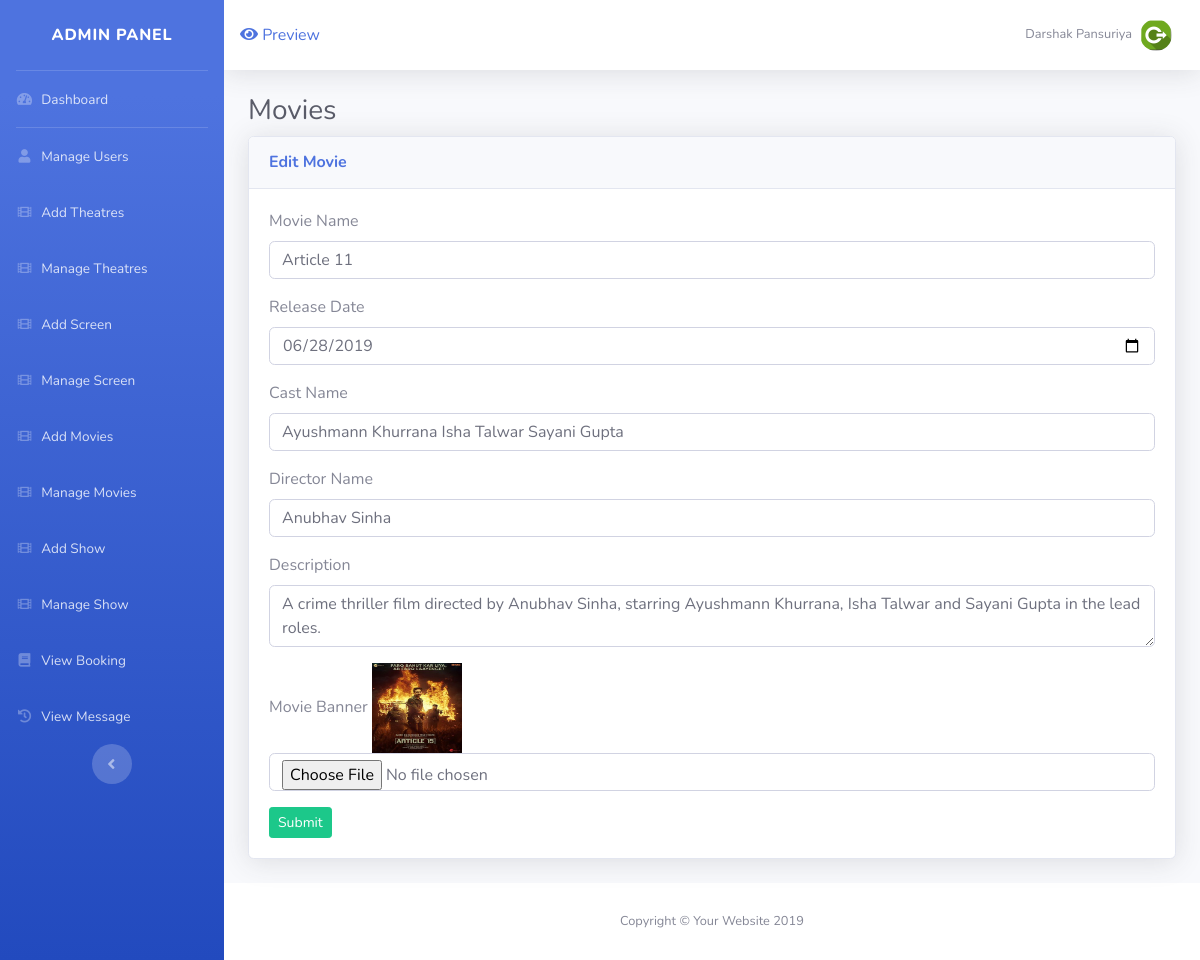
Page /admin/movie_edit.php?id=16&ed=value (signed in) on the committed database.
### tables this page shows
CREATE TABLE `movies` (
  `m_id` int(4) NOT NULL,
  `m_nm` varchar(40) NOT NULL,
  `m_date` varchar(40) NOT NULL,
  `m_cnm` varchar(200) NOT NULL,
  `m_dnm` varchar(200) NOT NULL,
  `m_des` longtext NOT NULL,
  `m_banner` varchar(200) NOT NULL,
  `m_shw` int(1) NOT NULL DEFAULT 0
);

### Models/Movie.php (called while the page is built, shortened)
<?php
class Movie {
private $movie_id;
private $movie_name;
private $movie_date;
private $movie_cast;
private $movie_d;
private $movie_director;
private $movie_banner;
public function __construct($id=-1) {
    if($id != -1){
    include("../include/config.php");
    $sq="select *  from movies where m_id=$id ";
	$res=mysqli_query($con,$sq);
	$row=mysqli_fetch_assoc($res);
    $this->movie_id=$id;
    $this->movie_name = $row['m_nm'];
    $this->movie_date = $row['m_date'];
    $this->movie_cast = $row['m_cnm'];
    $this->movie_director = $row['m_dnm'];
    $this->movie_d = isset($row['m_des']) ? $row['m_des'] : null;
    $this->movie_banner = $row['m_banner'];
}
}
public function getMovieId() {
    return $this->movie_id;
}
public function getMovieName() {
    return $this->movie_name;
}
public function getMovieDate() {
    return $this->movie_date;
}
public function getMovieCast() {
    return $this->movie_cast;
}
public function getMovieDirector() {
    return $this->movie_director;
}
public function getMovieDescription() {
    return $this->movie_d;
}
public function getMovieBanner() {
    return $this->movie_banner;
}
}
?>

### admin/movie_edit.php (the view, shortened to what this page needs)
<?php
	include("include/header.php");
	include("../include/config.php");
	include("../Models/Movie.php");
	$id=$_GET['id'];
	$movie_ed=new Movie($id);
?>
<div class="container-fluid">
  <h1 class="h3 mb-2 text-gray-800">Movies</h1>
  <div class="card shadow mb-4">
	<div class="card-header py-3">
	  <h6 class="m-0 font-weight-bold text-primary">Edit Movie</h6>
	</div>
	<div class="card-body">
		<form action="../Models/Movie.php?ed=1&bd=<?php echo $movie_ed->getMovieId(); ?>" method="post" enctype="multipart/form-data">
			<div class="form-group">
				<label>Movie Name </label>
				<input type="text" class="form-control" name="mnm" value="<?php echo  $movie_ed->getMovieName(); ?>" required>
			</div>
			<div class="form-group">
				<label>Release Date</label>
				<input type="date" class="form-control" name="rdate" value="<?php echo $movie_ed->getMovieDate(); ?>" required>
			</div>
			<div class="form-group">
				<label>Cast Name</label>
				<input type="text" class="form-control" name="cnm" value="<?php echo $movie_ed->getMovieCast(); ?>" required>
			</div>
			<div class="form-group">
				<label>Director Name</label>
				<input type="text" class="form-control" name="dnm" value="<?php echo $movie_ed->getMovieDirector(); ?>" required>
			</div>
			<div class="form-group">
				<label>Description</label>
				<textarea class="form-control" name="des" required><?php echo $movie_ed->getMovieDescription(); ?>    </textarea>
			</div>
			<div class="form-group">
				<label>Movie Banner</label>
				<img src="../upload/<?php echo $movie_ed->getMovieBanner(); ?>" width="90px" height="90px">
				<input type="file" class="form-control" name="banner" value="<?php echo $movie_ed->getMovieBanner(); ?>" required>
			</div>
			<input type="submit" class="btn btn-success btn-sm" value="Submit">
		</form>
	</div>
  </div>
</div>
<?php
	include("include/footer.php");
?>

### rows in the picture
movies: mnm "Article 11", rdate "06/28/2019", cnm "Ayushmann Khurrana Isha Talwar Sayani Gupta", dnm "Anubhav Sinha", des "A crime thriller film directed by Anubhav Sinha, starring Ayushmann Khurrana, Isha Talwar and Sayani Gupta in the lead roles.", m_banner (picture)

### other values in the picture
$_SESSION['admin']['nm'] "Darshak Pansuriya"
